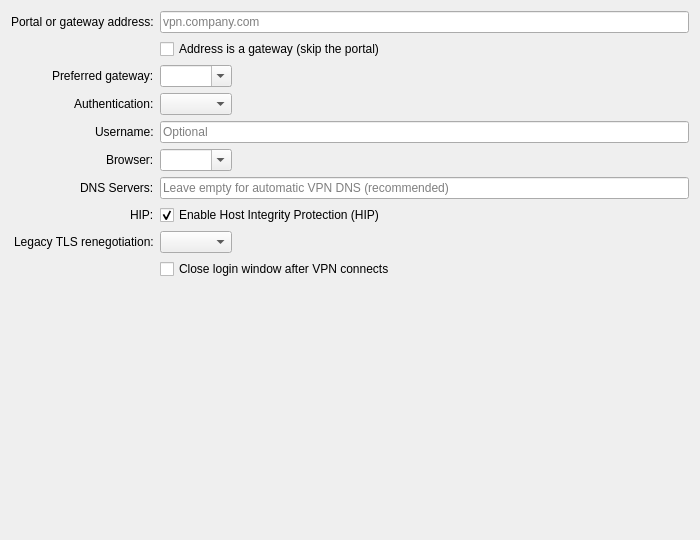
<?xml version="1.0" encoding="UTF-8"?>
<ui version="4.0">
 <class>GpclientWidget</class>
 <widget class="QWidget" name="GpclientWidget">
  <property name="geometry">
   <rect>
    <x>0</x>
    <y>0</y>
    <width>700</width>
    <height>540</height>
   </rect>
  </property>
  <property name="minimumSize">
   <size><width>660</width><height>420</height></size>
  </property>
  <property name="windowTitle">
   <string>GlobalProtect VPN</string>
  </property>
  <layout class="QFormLayout" name="formLayout">
   <property name="fieldGrowthPolicy">
    <enum>QFormLayout::ExpandingFieldsGrow</enum>
   </property>
   <property name="labelAlignment">
    <set>Qt::AlignRight|Qt::AlignTrailing|Qt::AlignVCenter</set>
   </property>
   <item row="0" column="0">
    <widget class="QLabel" name="gatewayLabel">
     <property name="text">
      <string>Portal or gateway address:</string>
     </property>
    </widget>
   </item>
   <item row="0" column="1">
    <widget class="QLineEdit" name="gatewayLineEdit">
     <property name="toolTip">
      <string>Address of the GlobalProtect portal (e.g. vpn.company.com).
If your organisation gave you a gateway address instead, also tick "Address is a gateway" below.</string>
     </property>
     <property name="placeholderText">
      <string>vpn.company.com</string>
     </property>
    </widget>
   </item>
   <item row="1" column="1">
    <widget class="QCheckBox" name="asGatewayCheckBox">
     <property name="text">
      <string>Address is a gateway (skip the portal)</string>
     </property>
     <property name="toolTip">
      <string>Enable when the address above is a gateway rather than a portal.
Without this the portal workflow is tried first, which can make you authenticate twice.</string>
     </property>
    </widget>
   </item>
   <item row="2" column="0">
    <widget class="QLabel" name="preferredGatewayLabel">
     <property name="text">
      <string>Preferred gateway:</string>
     </property>
    </widget>
   </item>
   <item row="2" column="1">
    <widget class="QComboBox" name="preferredGatewayComboBox">
     <property name="editable">
      <bool>true</bool>
     </property>
     <property name="toolTip">
      <string>Which gateway to connect to. The list is filled in after the first successful connection.
If the chosen gateway is not offered by the portal any more, the first proposal is used instead.</string>
     </property>
     <!-- Items are added programmatically from the cached gateway list -->
    </widget>
   </item>
   <item row="3" column="0">
    <widget class="QLabel" name="authModeLabel">
     <property name="text">
      <string>Authentication:</string>
     </property>
    </widget>
   </item>
   <item row="3" column="1">
    <widget class="QComboBox" name="authModeComboBox">
     <property name="toolTip">
      <string>Browser: the portal opens a browser window for single sign-on (default).
Username and password: the portal asks on the terminal - the credentials and any token are requested in a dialog instead.</string>
     </property>
     <!-- Items are added programmatically (saml / credentials) -->
    </widget>
   </item>
   <item row="4" column="0">
    <widget class="QLabel" name="usernameLabel">
     <property name="text">
      <string>Username:</string>
     </property>
    </widget>
   </item>
   <item row="4" column="1">
    <widget class="QLineEdit" name="usernameLineEdit">
     <property name="toolTip">
      <string>Optional. Used by portals that ask for credentials on the terminal, so you are not asked for the username every time.</string>
     </property>
     <property name="placeholderText">
      <string>Optional</string>
     </property>
    </widget>
   </item>
   <item row="5" column="0">
    <widget class="QLabel" name="browserLabel">
     <property name="text">
      <string>Browser:</string>
     </property>
    </widget>
   </item>
   <item row="5" column="1">
    <widget class="QComboBox" name="browserComboBox">
     <property name="editable">
      <bool>true</bool>
     </property>
     <property name="toolTip">
      <string>Browser used for SAML/2FA authentication. "edge" is the best tested option; "default" uses your desktop's default browser.
Select 'Custom...' to give the full path to your own executable.</string>
     </property>
     <!-- Browser items are added programmatically in the constructor -->
    </widget>
   </item>
   <item row="6" column="0">
    <widget class="QLabel" name="dnsLabel">
     <property name="text">
      <string>DNS Servers:</string>
     </property>
    </widget>
   </item>
   <item row="6" column="1">
    <widget class="QLineEdit" name="dnsLineEdit">
     <property name="toolTip">
      <string>Recommended: Leave empty to use DNS servers from VPN with automatic split DNS configuration.
Split DNS allows resolving VPN-specific domains through VPN DNS while using local DNS for other domains.
Override: Enter semicolon-separated DNS servers (e.g., 8.8.8.8;8.8.4.4) to use custom DNS instead.</string>
     </property>
     <property name="placeholderText">
      <string>Leave empty for automatic VPN DNS (recommended)</string>
     </property>
    </widget>
   </item>
   <item row="7" column="0">
    <widget class="QLabel" name="hipLabel">
     <property name="text">
      <string>HIP:</string>
     </property>
    </widget>
   </item>
   <item row="8" column="0">
    <widget class="QLabel" name="fixOpensslLabel">
     <property name="text">
      <string>Legacy TLS renegotiation:</string>
     </property>
    </widget>
   </item>
   <item row="8" column="1">
    <widget class="QComboBox" name="fixOpensslComboBox">
     <property name="toolTip">
      <string>Portals with an old TLS stack need renegotiation that OpenSSL 3 refuses by default.
Automatic: retry once with the workaround when the portal asks for it, and switch this setting to "Always on" afterwards, so the failed first attempt does not repeat.</string>
     </property>
     <!-- Items are added programmatically (auto / true / false) -->
    </widget>
   </item>
   <item row="7" column="1">
    <widget class="QCheckBox" name="hipCheckBox">
     <property name="text">
      <string>Enable Host Integrity Protection (HIP)</string>
     </property>
     <property name="toolTip">
      <string>Enable HIP (Host Integrity Protection) to send host information to the VPN gateway. This is required by some organizations for security compliance.</string>
     </property>
     <property name="checked">
      <bool>true</bool>
     </property>
    </widget>
   </item>
   <item row="9" column="1">
    <widget class="QCheckBox" name="closeBrowserCheckBox">
     <property name="text">
      <string>Close login window after VPN connects</string>
     </property>
     <property name="toolTip">
      <string>Close only the dedicated login window after the VPN connects. Requires the KWin SSO adapter or GNOME companion.</string>
     </property>
    </widget>
   </item>
  </layout>
 </widget>
 <resources/>
 <connections/>
</ui>
